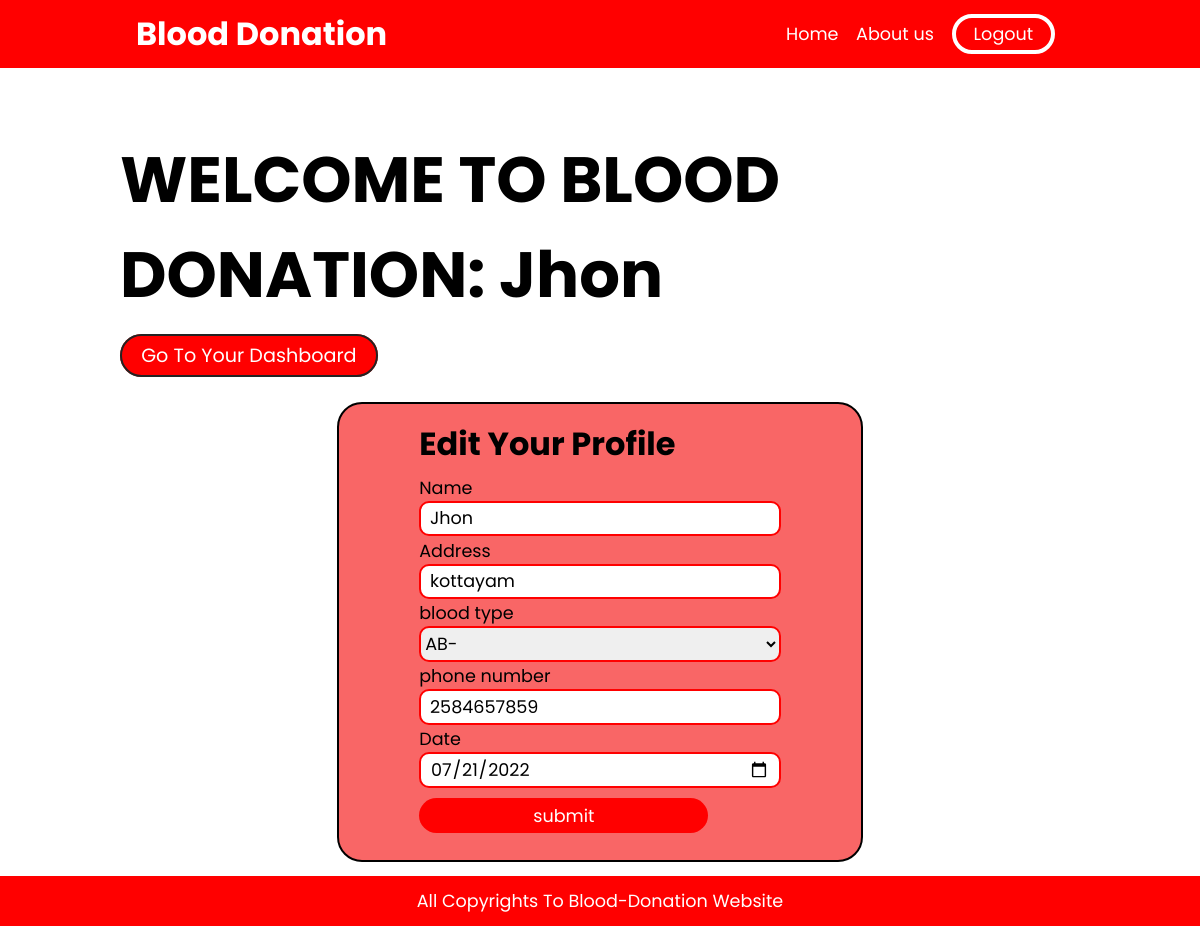
/edit.php?id=12 (signed in), run on the app's committed database.
### tables this page shows
CREATE TABLE `users` (
  `id` int(11) NOT NULL,
  `name` varchar(250) NOT NULL,
  `address` varchar(250) NOT NULL,
  `type` varchar(250) NOT NULL,
  `phone` varchar(250) NOT NULL,
  `password` varchar(250) NOT NULL,
  `date` varchar(300) NOT NULL
);

### edit.php (the view, shortened to what this page needs)
<?php
require("db.php");
$id = $_GET['id'];
$fetch = "SELECT* FROM `users` WHERE id='$id'";
$result = mysqli_query($db, $fetch);
$show = mysqli_fetch_assoc($result);
?>
<!DOCTYPE html>
<html lang="en">
<head>
    <link rel="stylesheet" href="edit.css">
</head>
<body>
    <nav>
        <div class="container">
            <h1> <a href="index.php"> blood donation</a></h1>
            <ul id="nav">
                <li><a href="index.php">Home</a></li>
                <li><a href="about.php">About us</a></li>
                <li><a href="logout.php" class="logout">Logout</a></li>
            </ul>
        </div>
    </nav>
    <div class="fpara">
        <h1>WELCOME TO BLOOD DONATION: <?php echo  $_SESSION['name']  ?></h1>
        <div class="btns">
            <a href="dashboard.php">Go to your dashboard</a>
        </div>
    </div>
    <div class="container2">
        <div class="box">
            <h1>edit your profile</h1>
            <form action="" method="POST">
                <label>Name</label>
                <input type="text" name="name" value="<?php echo $show['name'] ?? '' ?>">
                <label>Address</label>
                <input type="text" name="address" value="<?php echo $show['address'] ?? '' ?>">
                <label>blood type</label>
                <select name="blood" id="">
                    <option value="<?php echo $show['type'] ?? '' ?>"><?php echo $show['type'] ?? '' ?></option>
                </select>
                <label>phone number</label>
                <input type="text" name="phone" value="<?php echo $show['phone'] ?? '' ?>">
                <label>Date</label>
                <input type="date" name="date" value="<?php echo $show['date'] ?? '' ?>">
                <input type="submit" name="submit" value="submit">
            </form>
        </div>
    </div>
    <footer>
        <p>all copyrights to blood-donation website</p>
    </footer>
</body>
</html>

### edit.css (style rules this page uses)
* { margin: 0; padding: 0; box-sizing: border-box; font-family: 'Poppins', sans-serif; }
nav { display: flex; align-items: center; justify-content: center; color: white; background-color: red; }
.container { width: 80%; padding: 1em; height: 68px; display: flex; align-items: center; justify-content: space-between; }
.container h1 a { text-transform: capitalize; font-size: 2rem; text-decoration: none; color: white; }
#nav { display: flex; align-items: center; justify-content: space-between; list-style: none; }
ul li a { text-decoration: none; margin: .5em; color: white; font-size: 1.1rem; transition: ease-in; }
.logout { border: 4px solid white; border-radius: 20px; text-align: center; padding: 4px 18px; }
.fpara { width: 80%; margin: auto; margin-top: 4em; }
.fpara h1 { font-size: 4rem; margin-bottom: .3em; }
.btns a { border: 2px solid rgb(36, 35, 35); padding: .3em 1em; margin: 1em 0; border-radius: 25px; font-size: 1.2rem; background-color: red; color: white; text-decoration: none; text-transform: capitalize; }
.container2 { width: 80%; display: flex; align-items: center; justify-content: center; margin: 1em auto; }
.box { border: 2px solid black; padding: 1em 5em; border-radius: 25px; background-color: rgba(245, 0, 0, 0.6); margin-bottom: 3em; margin-top: 1em; }
.box h1 { text-transform: capitalize; font-size: 2rem; font-weight: bold; margin-bottom: .2em; }
form { display: flex; flex-direction: column; margin-bottom: .1em; font-size: 1.1rem; }
form input { width: 100%; margin-bottom:.1em; height: 2em; border-radius: 10px; border: 2px solid red; font-size: 1.1rem; padding: .5em ; }
select { width: 100%; margin-bottom:.1em; height: 2em; border-radius: 10px; border: 2px solid red; font-size: 1.1rem; }
input[type="submit"] { margin-top: .5em; margin-bottom:.5em ; padding: .1em 1em; background-color: red; border-radius: 25px; border: none; color: white; width: 80%; cursor: pointer; }
footer { display: flex; align-items: center; justify-content: center; height: 50px; width: 100%; color: white; background-color: red; position: fixed; bottom: 0; text-transform: capitalize; font-size: 1.1rem; }

### data on the page
users: name "Jhon", address "kottayam", blood "AB-", phone "2584657859", date "07/21/2022"

### other printed values
$_SESSION['name'] "Jhon"
